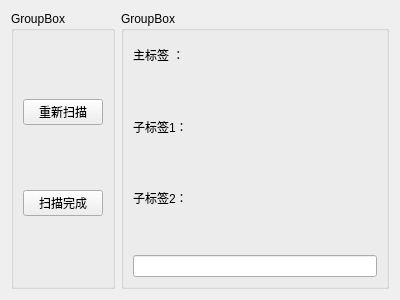
<?xml version="1.0" encoding="UTF-8"?>
<ui version="4.0">
 <class>DeviceUnion</class>
 <widget class="QWidget" name="DeviceUnion">
  <property name="geometry">
   <rect>
    <x>0</x>
    <y>0</y>
    <width>400</width>
    <height>300</height>
   </rect>
  </property>
  <property name="windowTitle">
   <string>Form</string>
  </property>
  <layout class="QHBoxLayout" name="horizontalLayout">
   <item>
    <widget class="QGroupBox" name="groupBox_2">
     <property name="title">
      <string>GroupBox</string>
     </property>
     <layout class="QVBoxLayout" name="verticalLayout_2">
      <item>
       <widget class="QPushButton" name="pushButton_2">
        <property name="text">
         <string>重新扫描</string>
        </property>
       </widget>
      </item>
      <item>
       <widget class="QPushButton" name="pushButton_3">
        <property name="text">
         <string>扫描完成</string>
        </property>
       </widget>
      </item>
     </layout>
    </widget>
   </item>
   <item>
    <widget class="QGroupBox" name="groupBox">
     <property name="title">
      <string>GroupBox</string>
     </property>
     <layout class="QVBoxLayout" name="verticalLayout">
      <item>
       <layout class="QVBoxLayout" name="verticalLayout_3">
        <item>
         <widget class="QLabel" name="label">
          <property name="text">
           <string>主标签 ：</string>
          </property>
         </widget>
        </item>
        <item>
         <widget class="QLabel" name="label_4">
          <property name="text">
           <string>&lt;html&gt;&lt;head/&gt;&lt;body&gt;&lt;p&gt;&lt;br/&gt;&lt;/p&gt;&lt;/body&gt;&lt;/html&gt;</string>
          </property>
         </widget>
        </item>
       </layout>
      </item>
      <item>
       <layout class="QVBoxLayout" name="verticalLayout_4">
        <item>
         <widget class="QLabel" name="label_2">
          <property name="text">
           <string>子标签1：</string>
          </property>
         </widget>
        </item>
        <item>
         <widget class="QLabel" name="label_5">
          <property name="text">
           <string/>
          </property>
         </widget>
        </item>
       </layout>
      </item>
      <item>
       <layout class="QVBoxLayout" name="verticalLayout_5">
        <item>
         <widget class="QLabel" name="label_3">
          <property name="text">
           <string>子标签2：</string>
          </property>
         </widget>
        </item>
        <item>
         <widget class="QLabel" name="label_6">
          <property name="text">
           <string/>
          </property>
         </widget>
        </item>
       </layout>
      </item>
      <item>
       <widget class="QLineEdit" name="lineEdit_4"/>
      </item>
     </layout>
    </widget>
   </item>
  </layout>
 </widget>
 <resources/>
 <connections/>
</ui>
